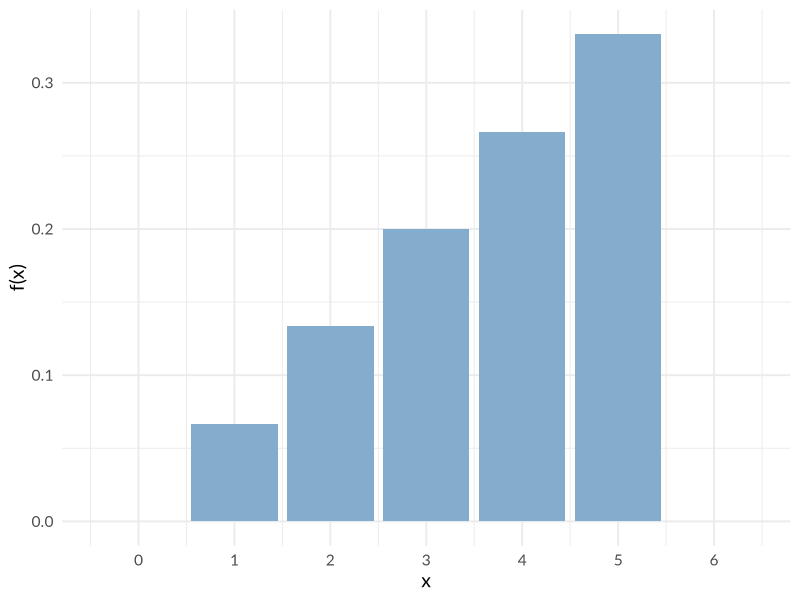
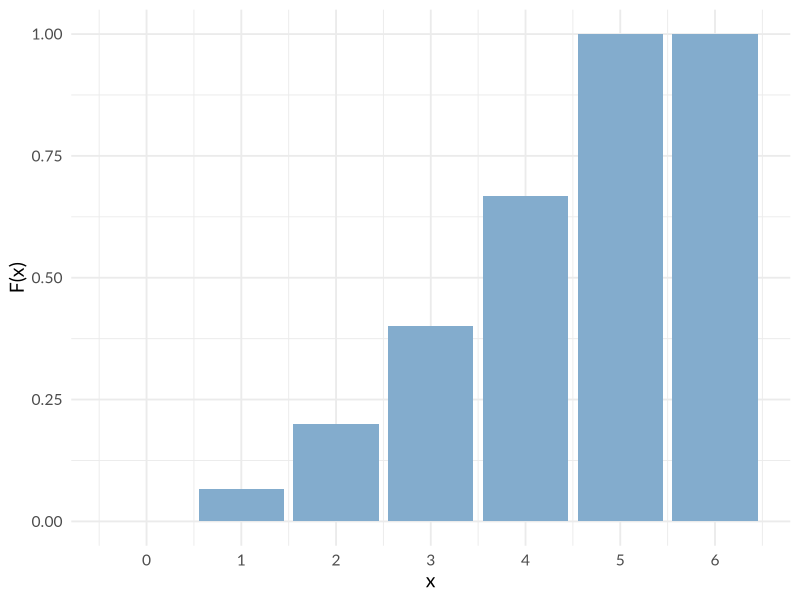
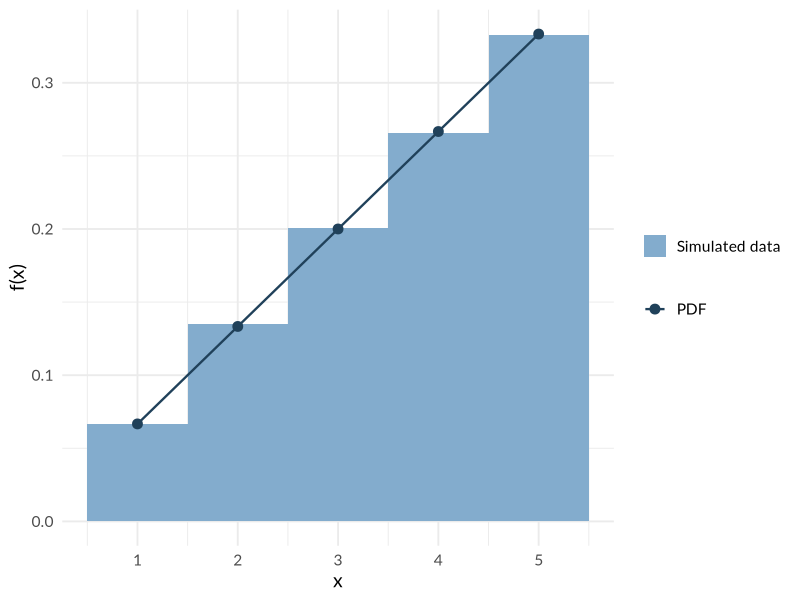

Generate these figures, in order, with R:
## ---- chunk 1
knitr::opts_chunk$set(dev = "svg")
## ---- chunk 2
# probability density function
dunif5 <- function(x) {
    ifelse(x %in% 1:5, x / 15, 0)
}

# cumulative distribution function
punif5 <- function(x) {
    ifelse(x > 4, 1, ifelse(x < 1, 0, x * (x + 1) / 30))
}
## ---- chunk 3
# import ggplot and choose font and palette
library(ggplot2)
theme_set(theme_minimal(base_size = 14, base_family = "Lato"))
my_pal <- c("#83accd", "#20415a", "#dec552", "#7b6220")
## ---- chunk 4
x <- 0:6
# plot the pdf
ggplot() +
    geom_col(aes(x = x, y = dunif5(x)), fill = my_pal[1]) +
    scale_x_continuous(breaks = x) +
    labs(x = "x", y = "f(x)")
## ---- chunk 5
# plot the cdf
ggplot() +
    geom_col(aes(x = x, y = punif5(x)), fill = my_pal[1]) +
    scale_x_continuous(breaks = x) +
    labs(x = "x", y = "F(x)")
## ---- chunk 6
x <- 1:5
fx <- sapply(x, dunif5)

cat("Mean =", mu <- sum(x * fx))
cat("Variance =", sum((x - mu)^2 * fx))
## ---- chunk 7
cat("E[k(6 - k)] =", sum(x * (6 - x) * fx))
## ---- chunk 8
# n = number of samples
runif5 <- function(n) {
    x <- 1:5
    sapply(runif(n), function(r) x[which(sapply(x, punif5) > r)[1]])
}
## ---- chunk 9
sample <- runif5(1e5)
x <- 1:5
fx <- sapply(x, dunif5)
ggplot() +
    geom_histogram(aes(x = sample,
                       y = after_stat(count / sum(count)),
                       fill = "hist"),
                   binwidth = 1) +
    geom_point(aes(x = x, y = fx, colour = "pdf"), size = 3) +
    geom_line(aes(x = x, y = fx, colour = "pdf"), linewidth = 0.8) +
    scale_fill_manual(values = my_pal[1], labels = "Simulated data") +
    scale_colour_manual(values = my_pal[2], labels = "PDF") +
    labs(x = "x", y = "f(x)", colour = NULL, fill = NULL)
